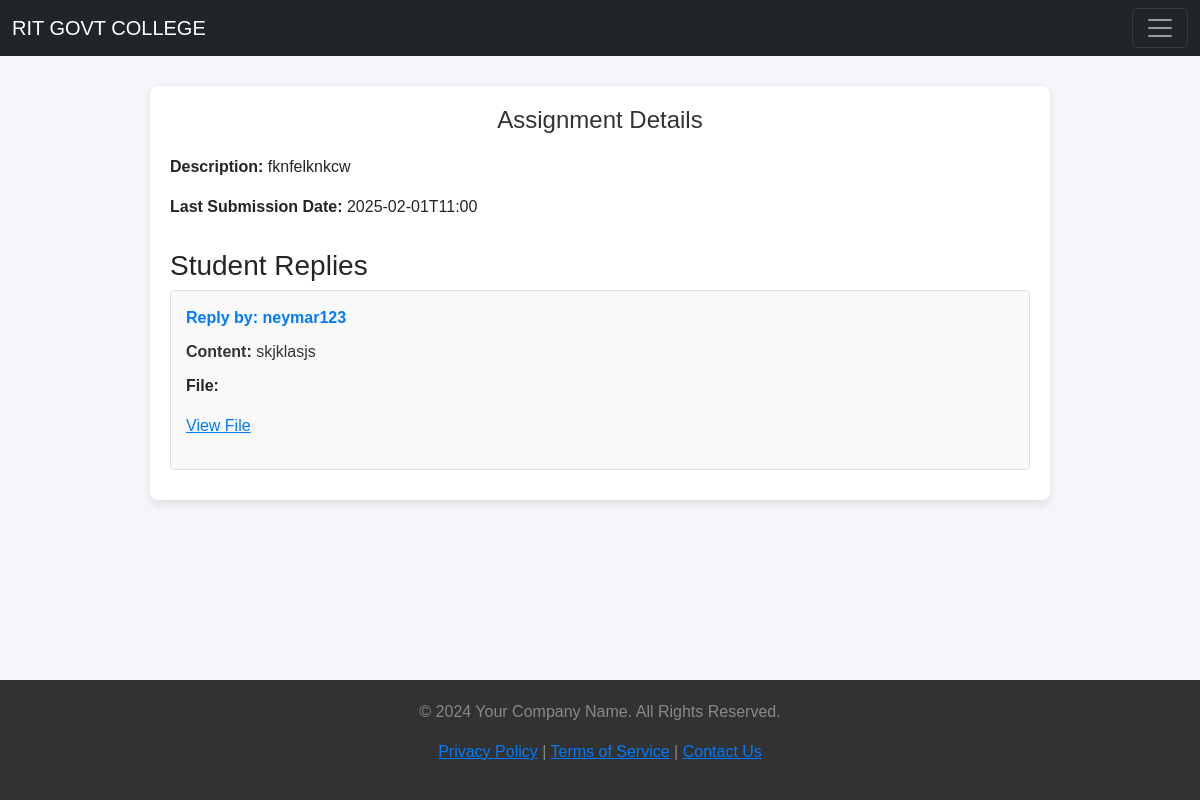
The page /view_Assignment_reply/5 on the database its author committed.
### app1/models.py (models this page shows, shortened)
class AssignmentAnswers(models.Model):
    assignment = models.ForeignKey(Assignments, on_delete=models.CASCADE, related_name='answers')
    student = models.ForeignKey(studentdetails, on_delete=models.CASCADE)  # Linking to the student
    text_answer = models.TextField(blank=True, null=True)  # For text input
    file_answer = models.FileField(upload_to='assignment_answers/', blank=True, null=True)  # For file input
    submitted_at = models.DateTimeField(auto_now_add=True)

class Assignments(models.Model):
    teacher=models.ForeignKey(staff,on_delete=models.CASCADE)
    student=models.ForeignKey(studentdetails,on_delete=models.CASCADE)
    title=models.CharField(max_length=30)
    description=models.CharField(max_length=30)
    due_date=models.CharField(max_length=30)
    created_at=models.DateTimeField(auto_now_add=True)

class studentdetails(models.Model):
    first_name=models.CharField(max_length=20)
    last_name=models.CharField(max_length=20)
    email=models.CharField(max_length=20)
    phone=models.CharField(max_length=20)
    dob=models.DateField(max_length=30)
    gender=models.CharField(max_length=30)
    course=models.CharField(max_length=30)
    address=models.CharField(max_length=30)
    image=models.ImageField(upload_to='student_user')
    password=models.CharField(max_length=20)
    def __str__(self):
        return self.first_name

### app1/views.py (the view)
# urls.py: path('view_Assignment_reply/<int:id>',views.view_Assignment_reply,name='view_Assignment_reply'),
def view_Assignment_reply(request,id):
    try:
        assignment_answer=AssignmentAnswers.objects.get(assignment=id) #yes we actually need get instead of filter but for me in the template there is condition checking so get returns error if nothing to fetch but filter returns none so i can do if condition and show nothing if nothing to show instead of error
    except AssignmentAnswers.DoesNotExist:
        assignment_answer=None
    return render(request,'view_Assignment_reply.html',{'result':assignment_answer})

### templates/view_Assignment_reply.html (shortened to what this page needs)
{% extends 'base.html' %}
{% block content %}
{% load static %}
<div class="homework-container">
    {% if result %}
        <h1 class="page-title">Assignment Details</h1>
        <div class="homework-details">
            <p><strong>Description:</strong> {{ result.assignment.description }}</p>
            <p><strong>Last Submission Date:</strong> {{ result.assignment.due_date }}</p>
        </div>
        <div class="replies">
            <h3>Student Replies</h3>
            <div class="reply-card">
                <p class="reply-header">Reply by: {{ result.student}}</p>
                <p class="reply-content"><strong>Content:</strong> {{ result.text_answer }}</p>
                <p><strong>File:</strong>
                    {% if result.file_answer %}
                    <p><strong></strong> <a href="{{ result.file_answer.url }}" target="_blank">View File</a></p>
                {% else %}
                    <p>No file uploaded.</p>
                {% endif %}
                </p>
            </div>
        </div>
    {% else %}
        <h1 class="page-title">No Homework Details Found</h1>
    {% endif %}
</div>
{% endblock %}

### templates/base.html (style rules this page uses)
html, body { height: 100%; margin: 0; padding: 0; display: flex; flex-direction: column; }

### templates/view_Assignment_reply.html (style rules this page uses)
body { font-family: 'Arial', sans-serif; background-color: #f4f6f9; margin: 0; padding: 0; }
.homework-container { width: 100%; max-width: 900px; margin: 30px auto; padding: 20px; background-color: #fff; border-radius: 8px; box-shadow: 0 4px 10px rgba(0, 0, 0, 0.1); }
.page-title { text-align: center; color: #333; margin-bottom: 20px; font-size: 24px; }
.homework-details { margin-bottom: 30px; }
.replies { margin-top: 20px; }
.reply-card { border: 1px solid #ddd; border-radius: 5px; padding: 15px; margin-bottom: 10px; background-color: #f9f9f9; }
.reply-header { font-weight: 600; margin-bottom: 10px; color: #007bff; }
.reply-content { margin-bottom: 10px; color: #333; }
a { color: #007bff; text-decoration: underline; }

### rows shown on the page
AssignmentAnswers: assignment.description "fknfelknkcw", assignment.due_date "2025-02-01T11:00", student "neymar123", text_answer "skjklasjs"
